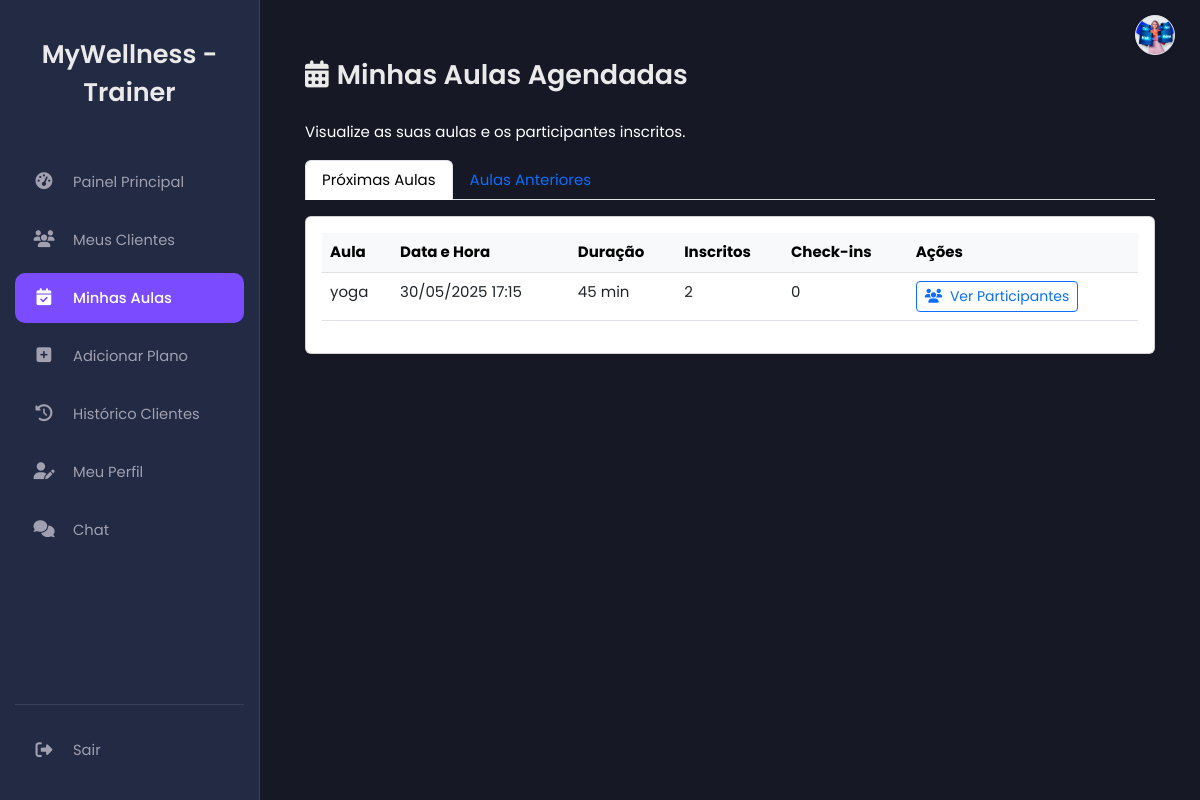
/my_classes_trainer.php (signed in), run on an earlier commit of the app's database.
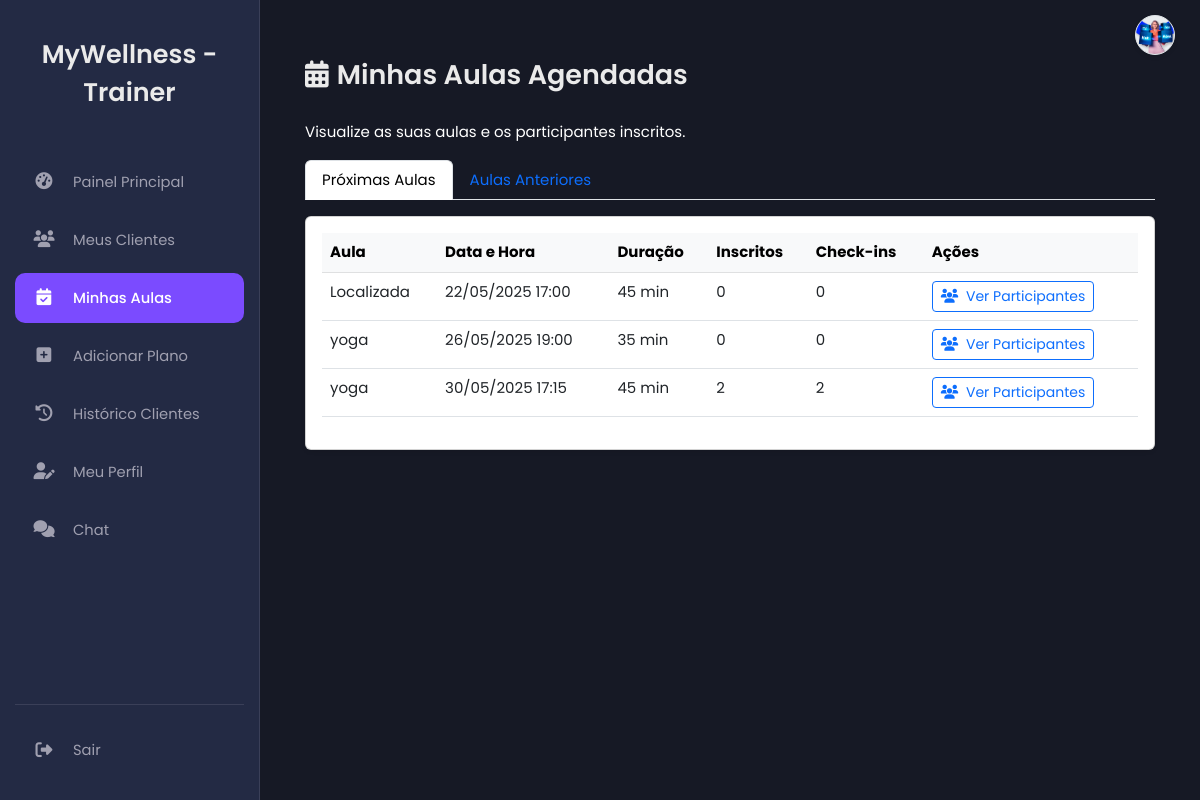
And on a later commit of the database.
### tables this page shows
CREATE TABLE `classes` (
  `id` int(11) NOT NULL,
  `name` varchar(100) NOT NULL,
  `description` text NOT NULL,
  `trainer_id` int(11) NOT NULL,
  `schedule` datetime NOT NULL,
  `duration` int(11) NOT NULL,
  `max_participants` int(11) NOT NULL
);

### my_classes_trainer.php (the view, shortened to what this page needs)
<?php
include 'db.php';
include 'header.php';
include 'sidebar_trainer.php';
$trainer_id = $_SESSION['user_id'];
$classes = [];
$error_message = '';
$current_view = $_GET['view'] ?? 'upcoming';
try {
    $sql_classes = "
        SELECT id, name, schedule, duration, max_participants,
               (SELECT COUNT(*) FROM class_participants WHERE class_id = classes.id) as current_participants,
               (SELECT COUNT(*) FROM class_participants WHERE class_id = classes.id AND checked_in_at IS NOT NULL) as checked_in_count
        FROM classes WHERE trainer_id = ?
    ";
    if ($current_view === 'upcoming') {
        $sql_classes .= " AND schedule >= CURDATE() ORDER BY schedule ASC";
    } else {
        $sql_classes .= " AND schedule < CURDATE() ORDER BY schedule DESC";
    }
    $stmt_classes = $pdo->prepare($sql_classes);
    $stmt_classes->execute([$trainer_id]);
    $classes = $stmt_classes->fetchAll(PDO::FETCH_ASSOC);
} catch (PDOException $e) {
    $error_message = "Erro ao buscar informações das aulas: " . $e->getMessage();
    error_log("Erro PDO em my_classes_trainer.php: " . $e->getMessage());
}
?>
<main class="main-content">
    <div class="container mt-4">
        <h2><i class="fas fa-calendar-alt me-2"></i>Minhas Aulas Agendadas</h2>
        <p class="text-white">Visualize as suas aulas e os participantes inscritos.</p>
        <ul class="nav nav-tabs mb-3">
            <li class="nav-item">
                <a class="nav-link <?= ($current_view === 'upcoming') ? 'active' : '' ?>"
                   href="my_classes_trainer.php?view=upcoming">Próximas Aulas</a>
            </li>
            <li class="nav-item">
                <a class="nav-link <?= ($current_view === 'past') ? 'active' : '' ?>"
                   href="my_classes_trainer.php?view=past">Aulas Anteriores</a>
            </li>
        </ul>
        <div class="card shadow-sm mb-4">
            <div class="card-body">
                <?php if (empty($classes) && !$error_message): ?>
                    <p class="text-muted text-center">Nenhuma aula <?= ($current_view === 'upcoming') ? 'futura' : 'anterior' ?> encontrada.</p>
                <?php else: ?>
                    <div class="table-responsive">
                        <table class="table table-hover">
                            <thead class="table-light">
                                <tr>
                                    <th>Aula</th>
                                    <th>Data e Hora</th>
                                    <th>Duração</th>
                                    <th>Inscritos</th><th>Check-ins</th>
                                    <th>Ações</th>
                                </tr>
                            </thead>
                            <tbody>
                                <?php foreach ($classes as $class): ?>
                                    <tr>
                                        <td><?= htmlspecialchars($class['name']) ?></td>
                                        <td><?= htmlspecialchars(date('d/m/Y H:i', strtotime($class['schedule']))) ?></td>
                                        <td><?= htmlspecialchars($class['duration']) ?> min</td>
                                        <td><?= htmlspecialchars($class['current_participants']) ?></td>
                                        <td><?= htmlspecialchars($class['checked_in_count']) ?></td>
                                        <td>
                                            <button class="btn btn-outline-primary btn-sm view-participants-btn"
                                                    data-class-id="<?= $class['id'] ?>"
                                                    data-class-name="<?= htmlspecialchars($class['name']) ?>"
                                                    data-bs-toggle="modal" data-bs-target="#viewParticipantsModal">
                                                <i class="fas fa-users me-1"></i> Ver Participantes
                                            </button>
                                        </td>
                                    </tr>
                                <?php endforeach; ?>
                            </tbody>
                        </table>
                    </div>
                <?php endif; ?>
            </div>
        </div>
    </div>
</main>
<?php
include 'footer.php';
?>

What changed in the data, as far as the page shows it:
added classes: name "Localizada", schedule "22/05/2025 17:00", duration "45", current_participants "0", checked_in_count "0"
added classes: name "yoga", schedule "26/05/2025 19:00", duration "35", current_participants "0", checked_in_count "0"
computed for classes (number 3 of 3 on the later page): checked_in_count "0" → "2"
